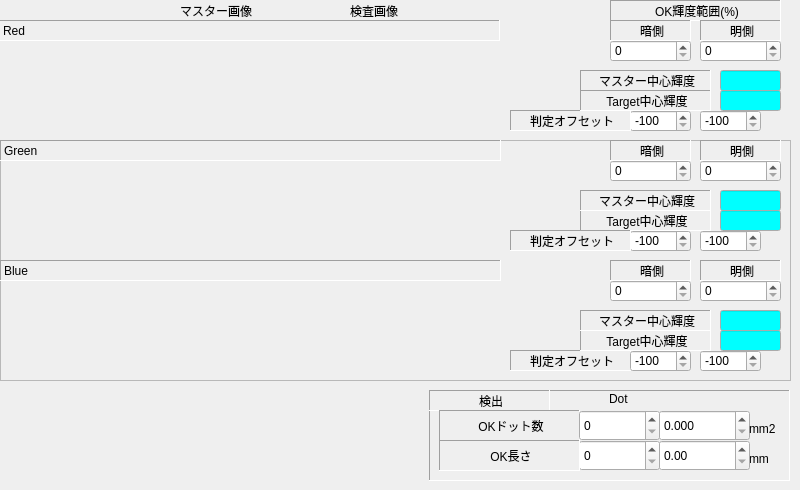
     <widget class="QWidget" name="Broad">
      <widget class="QLabel" name="label_7">
       <property name="geometry">
        <rect>
         <x>350</x>
         <y>0</y>
         <width>131</width>
         <height>21</height>
        </rect>
       </property>
       <property name="text">
        <string>検査画像</string>
       </property>
      </widget>
      <widget class="QSpinBox" name="EditRThrOffsetBL">
       <property name="geometry">
        <rect>
         <x>630</x>
         <y>110</y>
         <width>61</width>
         <height>22</height>
        </rect>
       </property>
       <property name="minimum">
        <number>-100</number>
       </property>
       <property name="maximum">
        <number>100</number>
       </property>
       <property name="value">
        <number>-100</number>
       </property>
      </widget>
      <widget class="QLabel" name="label_2">
       <property name="geometry">
        <rect>
         <x>-1</x>
         <y>20</y>
         <width>501</width>
         <height>21</height>
        </rect>
       </property>
       <property name="frameShape">
        <enum>QFrame::Panel</enum>
       </property>
       <property name="frameShadow">
        <enum>QFrame::Sunken</enum>
       </property>
       <property name="text">
        <string>Red</string>
       </property>
      </widget>
      <widget class="QLabel" name="label_38">
       <property name="geometry">
        <rect>
         <x>510</x>
         <y>110</y>
         <width>121</width>
         <height>21</height>
        </rect>
       </property>
       <property name="frameShape">
        <enum>QFrame::Panel</enum>
       </property>
       <property name="frameShadow">
        <enum>QFrame::Sunken</enum>
       </property>
       <property name="text">
        <string>判定オフセット</string>
       </property>
       <property name="alignment">
        <set>Qt::AlignCenter|Qt::AlignHCenter|Qt::AlignLeading|Qt::AlignLeft|Qt::AlignVCenter</set>
       </property>
      </widget>
      <widget class="QLabel" name="label_3">
       <property name="geometry">
        <rect>
         <x>180</x>
         <y>0</y>
         <width>131</width>
         <height>21</height>
        </rect>
       </property>
       <property name="text">
        <string>マスター画像</string>
       </property>
      </widget>
      <widget class="QSpinBox" name="EditBrightWidthBRL">
       <property name="geometry">
        <rect>
         <x>610</x>
         <y>40</y>
         <width>81</width>
         <height>22</height>
        </rect>
       </property>
       <property name="inputMethodHints">
        <set>Qt::ImhDigitsOnly|Qt::ImhNoEditMenu</set>
       </property>
       <property name="maximum">
        <number>255</number>
       </property>
      </widget>
      <widget class="QSpinBox" name="EditRThrOffsetBH">
       <property name="geometry">
        <rect>
         <x>700</x>
         <y>110</y>
         <width>61</width>
         <height>22</height>
        </rect>
       </property>
       <property name="minimum">
        <number>-100</number>
       </property>
       <property name="maximum">
        <number>100</number>
       </property>
       <property name="value">
        <number>-100</number>
       </property>
      </widget>
      <widget class="QLabel" name="label_47">
       <property name="geometry">
        <rect>
         <x>580</x>
         <y>70</y>
         <width>131</width>
         <height>21</height>
        </rect>
       </property>
       <property name="frameShape">
        <enum>QFrame::Panel</enum>
       </property>
       <property name="frameShadow">
        <enum>QFrame::Sunken</enum>
       </property>
       <property name="text">
        <string>マスター中心輝度</string>
       </property>
       <property name="alignment">
        <set>Qt::AlignCenter|Qt::AlignHCenter|Qt::AlignLeading|Qt::AlignLeft|Qt::AlignVCenter</set>
       </property>
      </widget>
      <widget class="QLabel" name="label_48">
       <property name="geometry">
        <rect>
         <x>580</x>
         <y>90</y>
         <width>131</width>
         <height>21</height>
        </rect>
       </property>
       <property name="frameShape">
        <enum>QFrame::Panel</enum>
       </property>
       <property name="frameShadow">
        <enum>QFrame::Sunken</enum>
       </property>
       <property name="text">
        <string>Target中心輝度</string>
       </property>
       <property name="alignment">
        <set>Qt::AlignCenter|Qt::AlignHCenter|Qt::AlignLeading|Qt::AlignLeft|Qt::AlignVCenter</set>
       </property>
      </widget>
      <widget class="QLineEdit" name="EditCenterBrightTargetBR">
       <property name="geometry">
        <rect>
         <x>720</x>
         <y>90</y>
         <width>61</width>
         <height>21</height>
        </rect>
       </property>
       <property name="palette">
        <palette>
         <active>
          <colorrole role="Base">
           <brush brushstyle="SolidPattern">
            <color alpha="255">
             <red>0</red>
             <green>255</green>
             <blue>255</blue>
            </color>
           </brush>
          </colorrole>
         </active>
         <inactive>
          <colorrole role="Base">
           <brush brushstyle="SolidPattern">
            <color alpha="255">
             <red>0</red>
             <green>255</green>
             <blue>255</blue>
            </color>
           </brush>
          </colorrole>
         </inactive>
         <disabled>
          <colorrole role="Base">
           <brush brushstyle="SolidPattern">
            <color alpha="255">
             <red>192</red>
             <green>192</green>
             <blue>192</blue>
            </color>
           </brush>
          </colorrole>
         </disabled>
        </palette>
       </property>
       <property name="alignment">
        <set>Qt::AlignRight|Qt::AlignTrailing|Qt::AlignVCenter</set>
       </property>
      </widget>
      <widget class="QLabel" name="label_17">
       <property name="geometry">
        <rect>
         <x>610</x>
         <y>0</y>
         <width>171</width>
         <height>21</height>
        </rect>
       </property>
       <property name="frameShape">
        <enum>QFrame::Panel</enum>
       </property>
       <property name="frameShadow">
        <enum>QFrame::Sunken</enum>
       </property>
       <property name="text">
        <string>OK輝度範囲(%)</string>
       </property>
       <property name="alignment">
        <set>Qt::AlignCenter|Qt::AlignHCenter|Qt::AlignLeading|Qt::AlignLeft|Qt::AlignVCenter</set>
       </property>
      </widget>
      <widget class="QFrame" name="frame_2">
       <property name="geometry">
        <rect>
         <x>429</x>
         <y>390</y>
         <width>361</width>
         <height>91</height>
        </rect>
       </property>
       <property name="frameShape">
        <enum>QFrame::Panel</enum>
       </property>
       <property name="frameShadow">
        <enum>QFrame::Sunken</enum>
       </property>
       <widget class="QLabel" name="label_153">
        <property name="geometry">
         <rect>
          <x>0</x>
          <y>0</y>
          <width>121</width>
          <height>21</height>
         </rect>
        </property>
        <property name="frameShape">
         <enum>QFrame::Panel</enum>
        </property>
        <property name="frameShadow">
         <enum>QFrame::Sunken</enum>
        </property>
        <property name="text">
         <string>検出</string>
        </property>
        <property name="alignment">
         <set>Qt::AlignCenter|Qt::AlignHCenter|Qt::AlignLeading|Qt::AlignLeft|Qt::AlignVCenter</set>
        </property>
       </widget>
       <widget class="QLabel" name="label_37">
        <property name="geometry">
         <rect>
          <x>320</x>
          <y>60</y>
          <width>41</width>
          <height>18</height>
         </rect>
        </property>
        <property name="text">
         <string>mm</string>
        </property>
       </widget>
       <widget class="QLabel" name="label_18">
        <property name="geometry">
         <rect>
          <x>10</x>
          <y>20</y>
          <width>141</width>
          <height>31</height>
         </rect>
        </property>
        <property name="frameShape">
         <enum>QFrame::Panel</enum>
        </property>
        <property name="frameShadow">
         <enum>QFrame::Sunken</enum>
        </property>
        <property name="text">
         <string>OKドット数</string>
        </property>
        <property name="alignment">
         <set>Qt::AlignCenter|Qt::AlignHCenter|Qt::AlignLeading|Qt::AlignLeft|Qt::AlignVCenter</set>
        </property>
       </widget>
       <widget class="QLabel" name="label_10">
        <property name="geometry">
         <rect>
          <x>180</x>
          <y>0</y>
          <width>61</width>
          <height>18</height>
         </rect>
        </property>
        <property name="text">
         <string>Dot</string>
        </property>
       </widget>
       <widget class="QDoubleSpinBox" name="doubleSpinBoxOKDotBMM">
        <property name="geometry">
         <rect>
          <x>230</x>
          <y>20</y>
          <width>91</width>
          <height>31</height>
         </rect>
        </property>
        <property name="decimals">
         <number>3</number>
        </property>
        <property name="maximum">
         <double>99999999.000000000000000</double>
        </property>
        <property name="singleStep">
         <double>0.100000000000000</double>
        </property>
       </widget>
       <widget class="QSpinBox" name="EditOKDotB">
        <property name="geometry">
         <rect>
          <x>150</x>
          <y>20</y>
          <width>81</width>
          <height>31</height>
         </rect>
        </property>
        <property name="maximum">
         <number>99999999</number>
        </property>
       </widget>
       <widget class="QLabel" name="label_11">
        <property name="geometry">
         <rect>
          <x>320</x>
          <y>30</y>
          <width>41</width>
          <height>18</height>
         </rect>
        </property>
        <property name="text">
         <string>mm2</string>
        </property>
       </widget>
       <widget class="QSpinBox" name="EditOKLengthB">
        <property name="geometry">
         <rect>
          <x>150</x>
          <y>50</y>
          <width>81</width>
          <height>31</height>
         </rect>
        </property>
        <property name="maximum">
         <number>99999999</number>
        </property>
       </widget>
       <widget class="QDoubleSpinBox" name="doubleSpinBoxOKLengthBMM">
        <property name="geometry">
         <rect>
          <x>230</x>
          <y>50</y>
          <width>91</width>
          <height>31</height>
         </rect>
        </property>
        <property name="maximum">
         <double>99999999.000000000000000</double>
        </property>
       </widget>
       <widget class="QLabel" name="label_35">
        <property name="geometry">
         <rect>
          <x>10</x>
          <y>50</y>
          <width>141</width>
          <height>31</height>
         </rect>
        </property>
        <property name="frameShape">
         <enum>QFrame::Panel</enum>
        </property>
        <property name="frameShadow">
         <enum>QFrame::Sunken</enum>
        </property>
        <property name="text">
         <string>OK長さ</string>
        </property>
        <property name="alignment">
         <set>Qt::AlignCenter|Qt::AlignHCenter|Qt::AlignLeading|Qt::AlignLeft|Qt::AlignVCenter</set>
        </property>
       </widget>
      </widget>
      <widget class="QFrame" name="frameLineGraphBR">
       <property name="geometry">
        <rect>
         <x>0</x>
         <y>40</y>
         <width>501</width>
         <height>91</height>
        </rect>
       </property>
       <property name="frameShape">
        <enum>QFrame::NoFrame</enum>
       </property>
       <property name="frameShadow">
        <enum>QFrame::Plain</enum>
       </property>
      </widget>
      <widget class="QLabel" name="label_19">
       <property name="geometry">
        <rect>
         <x>610</x>
         <y>20</y>
         <width>81</width>
         <height>21</height>
        </rect>
       </property>
       <property name="frameShape">
        <enum>QFrame::Panel</enum>
       </property>
       <property name="frameShadow">
        <enum>QFrame::Sunken</enum>
       </property>
       <property name="text">
        <string>暗側</string>
       </property>
       <property name="alignment">
        <set>Qt::AlignCenter|Qt::AlignHCenter|Qt::AlignLeading|Qt::AlignLeft|Qt::AlignVCenter</set>
       </property>
      </widget>
      <widget class="QSpinBox" name="EditBrightWidthBRH">
       <property name="geometry">
        <rect>
         <x>700</x>
         <y>40</y>
         <width>81</width>
         <height>22</height>
        </rect>
       </property>
       <property name="maximum">
        <number>255</number>
       </property>
      </widget>
      <widget class="QFrame" name="frameColor">
       <property name="geometry">
        <rect>
         <x>0</x>
         <y>140</y>
         <width>791</width>
         <height>241</height>
        </rect>
       </property>
       <property name="frameShape">
        <enum>QFrame::StyledPanel</enum>
       </property>
       <property name="frameShadow">
        <enum>QFrame::Raised</enum>
       </property>
       <widget class="QSpinBox" name="EditBThrOffsetBH">
        <property name="geometry">
         <rect>
          <x>700</x>
          <y>210</y>
          <width>61</width>
          <height>22</height>
         </rect>
        </property>
        <property name="minimum">
         <number>-100</number>
        </property>
        <property name="maximum">
         <number>100</number>
        </property>
        <property name="value">
         <number>-100</number>
        </property>
       </widget>
       <widget class="QLabel" name="label_55">
        <property name="geometry">
         <rect>
          <x>510</x>
          <y>210</y>
          <width>121</width>
          <height>21</height>
         </rect>
        </property>
        <property name="frameShape">
         <enum>QFrame::Panel</enum>
        </property>
        <property name="frameShadow">
         <enum>QFrame::Sunken</enum>
        </property>
        <property name="text">
         <string>判定オフセット</string>
        </property>
        <property name="alignment">
         <set>Qt::AlignCenter|Qt::AlignHCenter|Qt::AlignLeading|Qt::AlignLeft|Qt::AlignVCenter</set>
        </property>
       </widget>
       <widget class="QLabel" name="label_52">
        <property name="geometry">
         <rect>
          <x>580</x>
          <y>190</y>
          <width>131</width>
          <height>21</height>
         </rect>
        </property>
        <property name="frameShape">
         <enum>QFrame::Panel</enum>
        </property>
        <property name="frameShadow">
         <enum>QFrame::Sunken</enum>
        </property>
        <property name="text">
         <string>Target中心輝度</string>
        </property>
        <property name="alignment">
         <set>Qt::AlignCenter|Qt::AlignHCenter|Qt::AlignLeading|Qt::AlignLeft|Qt::AlignVCenter</set>
        </property>
       </widget>
       <widget class="QSpinBox" name="EditBrightWidthBGL">
        <property name="geometry">
         <rect>
          <x>610</x>
          <y>20</y>
          <width>81</width>
          <height>22</height>
         </rect>
        </property>
        <property name="maximum">
         <number>255</number>
        </property>
       </widget>
       <widget class="QLabel" name="label_9">
        <property name="geometry">
         <rect>
          <x>0</x>
          <y>120</y>
          <width>501</width>
          <height>21</height>
         </rect>
        </property>
        <property name="frameShape">
         <enum>QFrame::Panel</enum>
        </property>
        <property name="frameShadow">
         <enum>QFrame::Sunken</enum>
        </property>
        <property name="text">
         <string>Blue</string>
        </property>
       </widget>
       <widget class="QSpinBox" name="EditGThrOffsetBL">
        <property name="geometry">
         <rect>
          <x>630</x>
          <y>90</y>
          <width>61</width>
          <height>22</height>
         </rect>
        </property>
        <property name="minimum">
         <number>-100</number>
        </property>
        <property name="maximum">
         <number>100</number>
        </property>
        <property name="value">
         <number>-100</number>
        </property>
       </widget>
       <widget class="QSpinBox" name="EditBrightWidthBBH">
        <property name="geometry">
         <rect>
          <x>700</x>
          <y>140</y>
          <width>81</width>
          <height>22</height>
         </rect>
        </property>
        <property name="maximum">
         <number>255</number>
        </property>
       </widget>
       <widget class="QSpinBox" name="EditBThrOffsetBL">
        <property name="geometry">
         <rect>
          <x>630</x>
          <y>210</y>
          <width>61</width>
          <height>22</height>
         </rect>
        </property>
        <property name="minimum">
         <number>-100</number>
        </property>
        <property name="maximum">
         <number>100</number>
        </property>
        <property name="value">
         <number>-100</number>
        </property>
       </widget>
       <widget class="QLabel" name="label_22">
        <property name="geometry">
         <rect>
          <x>610</x>
          <y>0</y>
          <width>81</width>
          <height>21</height>
         </rect>
        </property>
        <property name="frameShape">
         <enum>QFrame::Panel</enum>
        </property>
        <property name="frameShadow">
         <enum>QFrame::Sunken</enum>
        </property>
        <property name="text">
         <string>暗側</string>
        </property>
        <property name="alignment">
         <set>Qt::AlignCenter|Qt::AlignHCenter|Qt::AlignLeading|Qt::AlignLeft|Qt::AlignVCenter</set>
        </property>
       </widget>
       <widget class="QSpinBox" name="EditBrightWidthBGH">
        <property name="geometry">
         <rect>
          <x>700</x>
          <y>20</y>
          <width>81</width>
          <height>22</height>
         </rect>
        </property>
        <property name="maximum">
         <number>255</number>
        </property>
       </widget>
       <widget class="QSpinBox" name="EditGThrOffsetBH">
        <property name="geometry">
         <rect>
          <x>700</x>
          <y>90</y>
          <width>61</width>
          <height>22</height>
         </rect>
        </property>
        <property name="minimum">
         <number>-100</number>
        </property>
        <property name="maximum">
         <number>100</number>
        </property>
        <property name="value">
         <number>-100</number>
        </property>
       </widget>
       <widget class="QLineEdit" name="EditCenterBrightTargetBG">
        <property name="geometry">
         <rect>
          <x>720</x>
          <y>70</y>
          <width>61</width>
          <height>21</height>
         </rect>
        </property>
        <property name="palette">
         <palette>
          <active>
           <colorrole role="Base">
            <brush brushstyle="SolidPattern">
             <color alpha="255">
              <red>0</red>
              <green>255</green>
              <blue>255</blue>
             </color>
            </brush>
           </colorrole>
          </active>
          <inactive>
           <colorrole role="Base">
            <brush brushstyle="SolidPattern">
             <color alpha="255">
              <red>0</red>
              <green>255</green>
              <blue>255</blue>
             </color>
            </brush>
           </colorrole>
          </inactive>
          <disabled>
           <colorrole role="Base">
            <brush brushstyle="SolidPattern">
             <color alpha="255">
              <red>192</red>
              <green>192</green>
              <blue>192</blue>
             </color>
            </brush>
           </colorrole>
          </disabled>
         </palette>
        </property>
        <property name="alignment">
         <set>Qt::AlignRight|Qt::AlignTrailing|Qt::AlignVCenter</set>
        </property>
       </widget>
       <widget class="QLabel" name="label_50">
        <property name="geometry">
         <rect>
          <x>580</x>
          <y>70</y>
          <width>131</width>
          <height>21</height>
         </rect>
        </property>
        <property name="frameShape">
         <enum>QFrame::Panel</enum>
        </property>
        <property name="frameShadow">
         <enum>QFrame::Sunken</enum>
        </property>
        <property name="text">
         <string>Target中心輝度</string>
        </property>
        <property name="alignment">
         <set>Qt::AlignCenter|Qt::AlignHCenter|Qt::AlignLeading|Qt::AlignLeft|Qt::AlignVCenter</set>
        </property>
       </widget>
       <widget class="QLineEdit" name="EditCenterBrightMasterBB">
        <property name="geometry">
         <rect>
          <x>720</x>
          <y>170</y>
          <width>61</width>
          <height>21</height>
         </rect>
        </property>
        <property name="palette">
         <palette>
          <active>
           <colorrole role="Base">
            <brush brushstyle="SolidPattern">
             <color alpha="255">
              <red>0</red>
              <green>255</green>
              <blue>255</blue>
             </color>
            </brush>
           </colorrole>
          </active>
          <inactive>
           <colorrole role="Base">
            <brush brushstyle="SolidPattern">
             <color alpha="255">
              <red>0</red>
              <green>255</green>
              <blue>255</blue>
             </color>
            </brush>
           </colorrole>
          </inactive>
          <disabled>
           <colorrole role="Base">
            <brush brushstyle="SolidPattern">
             <color alpha="255">
              <red>192</red>
              <green>192</green>
              <blue>192</blue>
             </color>
            </brush>
           </colorrole>
          </disabled>
         </palette>
        </property>
        <property name="alignment">
         <set>Qt::AlignRight|Qt::AlignTrailing|Qt::AlignVCenter</set>
        </property>
       </widget>
       <widget class="QFrame" name="frameLineGraphBB">
        <property name="geometry">
         <rect>
          <x>0</x>
          <y>140</y>
          <width>501</width>
          <height>91</height>
         </rect>
        </property>
        <property name="frameShape">
         <enum>QFrame::NoFrame</enum>
        </property>
        <property name="frameShadow">
         <enum>QFrame::Plain</enum>
        </property>
       </widget>
       <widget class="QSpinBox" name="EditBrightWidthBBL">
        <property name="geometry">
         <rect>
          <x>610</x>
          <y>140</y>
          <width>81</width>
          <height>22</height>
         </rect>
        </property>
        <property name="maximum">
         <number>255</number>
        </property>
       </widget>
       <widget class="QLabel" name="label_51">
        <property name="geometry">
         <rect>
          <x>580</x>
          <y>170</y>
          <width>131</width>
          <height>21</height>
         </rect>
        </property>
        <property name="frameShape">
         <enum>QFrame::Panel</enum>
        </property>
        <property name="frameShadow">
         <enum>QFrame::Sunken</enum>
        </property>
        <property name="text">
         <string>マスター中心輝度</string>
        </property>
        <property name="alignment">
         <set>Qt::AlignCenter|Qt::AlignHCenter|Qt::AlignLeading|Qt::AlignLeft|Qt::AlignVCenter</set>
        </property>
       </widget>
       <widget class="QLabel" name="label_39">
        <property name="geometry">
         <rect>
          <x>510</x>
          <y>90</y>
          <width>121</width>
          <height>21</height>
         </rect>
        </property>
        <property name="frameShape">
         <enum>QFrame::Panel</enum>
        </property>
        <property name="frameShadow">
         <enum>QFrame::Sunken</enum>
        </property>
        <property name="text">
         <string>判定オフセット</string>
        </property>
        <property name="alignment">
         <set>Qt::AlignCenter|Qt::AlignHCenter|Qt::AlignLeading|Qt::AlignLeft|Qt::AlignVCenter</set>
        </property>
       </widget>
       <widget class="QFrame" name="frameLineGraphBG">
        <property name="geometry">
         <rect>
          <x>0</x>
          <y>20</y>
          <width>501</width>
          <height>91</height>
         </rect>
        </property>
        <property name="frameShape">
         <enum>QFrame::NoFrame</enum>
        </property>
        <property name="frameShadow">
         <enum>QFrame::Plain</enum>
        </property>
       </widget>
       <widget class="QLabel" name="label_21">
        <property name="geometry">
         <rect>
          <x>700</x>
          <y>0</y>
          <width>81</width>
          <height>21</height>
         </rect>
        </property>
        <property name="frameShape">
         <enum>QFrame::Panel</enum>
        </property>
        <property name="frameShadow">
         <enum>QFrame::Sunken</enum>
        </property>
        <property name="text">
         <string>明側</string>
        </property>
        <property name="alignment">
         <set>Qt::AlignCenter|Qt::AlignHCenter|Qt::AlignLeading|Qt::AlignLeft|Qt::AlignVCenter</set>
        </property>
       </widget>
       <widget class="QLabel" name="label_23">
        <property name="geometry">
         <rect>
          <x>700</x>
          <y>120</y>
          <width>81</width>
          <height>21</height>
         </rect>
        </property>
        <property name="frameShape">
         <enum>QFrame::Panel</enum>
        </property>
        <property name="frameShadow">
         <enum>QFrame::Sunken</enum>
        </property>
        <property name="text">
         <string>明側</string>
        </property>
        <property name="alignment">
         <set>Qt::AlignCenter|Qt::AlignHCenter|Qt::AlignLeading|Qt::AlignLeft|Qt::AlignVCenter</set>
        </property>
       </widget>
       <widget class="QLineEdit" name="EditCenterBrightMasterBG">
        <property name="geometry">
         <rect>
          <x>720</x>
          <y>50</y>
          <width>61</width>
          <height>21</height>
         </rect>
        </property>
        <property name="palette">
         <palette>
          <active>
           <colorrole role="Base">
            <brush brushstyle="SolidPattern">
             <color alpha="255">
              <red>0</red>
              <green>255</green>
              <blue>255</blue>
             </color>
            </brush>
           </colorrole>
          </active>
          <inactive>
           <colorrole role="Base">
            <brush brushstyle="SolidPattern">
             <color alpha="255">
              <red>0</red>
              <green>255</green>
              <blue>255</blue>
             </color>
            </brush>
           </colorrole>
          </inactive>
          <disabled>
           <colorrole role="Base">
            <brush brushstyle="SolidPattern">
             <color alpha="255">
              <red>192</red>
              <green>192</green>
              <blue>192</blue>
             </color>
            </brush>
           </colorrole>
          </disabled>
         </palette>
        </property>
        <property name="alignment">
         <set>Qt::AlignRight|Qt::AlignTrailing|Qt::AlignVCenter</set>
        </property>
       </widget>
       <widget class="QLineEdit" name="EditCenterBrightTargetBB">
        <property name="geometry">
         <rect>
          <x>720</x>
          <y>190</y>
          <width>61</width>
          <height>21</height>
         </rect>
        </property>
        <property name="palette">
         <palette>
          <active>
           <colorrole role="Base">
            <brush brushstyle="SolidPattern">
             <color alpha="255">
              <red>0</red>
              <green>255</green>
              <blue>255</blue>
             </color>
            </brush>
           </colorrole>
          </active>
          <inactive>
           <colorrole role="Base">
            <brush brushstyle="SolidPattern">
             <color alpha="255">
              <red>0</red>
              <green>255</green>
              <blue>255</blue>
             </color>
            </brush>
           </colorrole>
          </inactive>
          <disabled>
           <colorrole role="Base">
            <brush brushstyle="SolidPattern">
             <color alpha="255">
              <red>192</red>
              <green>192</green>
              <blue>192</blue>
             </color>
            </brush>
           </colorrole>
          </disabled>
         </palette>
        </property>
        <property name="alignment">
         <set>Qt::AlignRight|Qt::AlignTrailing|Qt::AlignVCenter</set>
        </property>
       </widget>
       <widget class="QLabel" name="label_8">
        <property name="geometry">
         <rect>
          <x>0</x>
          <y>0</y>
          <width>501</width>
          <height>21</height>
         </rect>
        </property>
        <property name="frameShape">
         <enum>QFrame::Panel</enum>
        </property>
        <property name="frameShadow">
         <enum>QFrame::Sunken</enum>
        </property>
        <property name="text">
         <string>Green</string>
        </property>
       </widget>
       <widget class="QLabel" name="label_49">
        <property name="geometry">
         <rect>
          <x>580</x>
          <y>50</y>
          <width>131</width>
          <height>21</height>
         </rect>
        </property>
        <property name="frameShape">
         <enum>QFrame::Panel</enum>
        </property>
        <property name="frameShadow">
         <enum>QFrame::Sunken</enum>
        </property>
        <property name="text">
         <string>マスター中心輝度</string>
        </property>
        <property name="alignment">
         <set>Qt::AlignCenter|Qt::AlignHCenter|Qt::AlignLeading|Qt::AlignLeft|Qt::AlignVCenter</set>
        </property>
       </widget>
       <widget class="QLabel" name="label_24">
        <property name="geometry">
         <rect>
          <x>610</x>
          <y>120</y>
          <width>81</width>
          <height>21</height>
         </rect>
        </property>
        <property name="frameShape">
         <enum>QFrame::Panel</enum>
        </property>
        <property name="frameShadow">
         <enum>QFrame::Sunken</enum>
        </property>
        <property name="text">
         <string>暗側</string>
        </property>
        <property name="alignment">
         <set>Qt::AlignCenter|Qt::AlignHCenter|Qt::AlignLeading|Qt::AlignLeft|Qt::AlignVCenter</set>
        </property>
       </widget>
      </widget>
      <widget class="QLineEdit" name="EditCenterBrightMasterBR">
       <property name="geometry">
        <rect>
         <x>720</x>
         <y>70</y>
         <width>61</width>
         <height>21</height>
        </rect>
       </property>
       <property name="palette">
        <palette>
         <active>
          <colorrole role="Base">
           <brush brushstyle="SolidPattern">
            <color alpha="255">
             <red>0</red>
             <green>255</green>
             <blue>255</blue>
            </color>
           </brush>
          </colorrole>
         </active>
         <inactive>
          <colorrole role="Base">
           <brush brushstyle="SolidPattern">
            <color alpha="255">
             <red>0</red>
             <green>255</green>
             <blue>255</blue>
            </color>
           </brush>
          </colorrole>
         </inactive>
         <disabled>
          <colorrole role="Base">
           <brush brushstyle="SolidPattern">
            <color alpha="255">
             <red>192</red>
             <green>192</green>
             <blue>192</blue>
            </color>
           </brush>
          </colorrole>
         </disabled>
        </palette>
       </property>
       <property name="alignment">
        <set>Qt::AlignRight|Qt::AlignTrailing|Qt::AlignVCenter</set>
       </property>
      </widget>
      <widget class="QLabel" name="label_20">
       <property name="geometry">
        <rect>
         <x>700</x>
         <y>20</y>
         <width>81</width>
         <height>21</height>
        </rect>
       </property>
       <property name="frameShape">
        <enum>QFrame::Panel</enum>
       </property>
       <property name="frameShadow">
        <enum>QFrame::Sunken</enum>
       </property>
       <property name="text">
        <string>明側</string>
       </property>
       <property name="alignment">
        <set>Qt::AlignCenter|Qt::AlignHCenter|Qt::AlignLeading|Qt::AlignLeft|Qt::AlignVCenter</set>
       </property>
      </widget>
      <widget class="QFrame" name="frameMasterB">
       <property name="geometry">
        <rect>
         <x>160</x>
         <y>0</y>
         <width>21</width>
         <height>21</height>
        </rect>
       </property>
       <property name="frameShape">
        <enum>QFrame::NoFrame</enum>
       </property>
       <property name="frameShadow">
        <enum>QFrame::Plain</enum>
       </property>
      </widget>
      <widget class="QFrame" name="frameTargetB">
       <property name="geometry">
        <rect>
         <x>330</x>
         <y>0</y>
         <width>21</width>
         <height>21</height>
        </rect>
       </property>
       <property name="frameShape">
        <enum>QFrame::NoFrame</enum>
       </property>
       <property name="frameShadow">
        <enum>QFrame::Plain</enum>
       </property>
      </widget>
      <widget class="QFrame" name="frameThresholdB">
       <property name="geometry">
        <rect>
         <x>530</x>
         <y>0</y>
         <width>21</width>
         <height>21</height>
        </rect>
       </property>
       <property name="frameShape">
        <enum>QFrame::NoFrame</enum>
       </property>
       <property name="frameShadow">
        <enum>QFrame::Plain</enum>
       </property>
      </widget>
     </widget>
